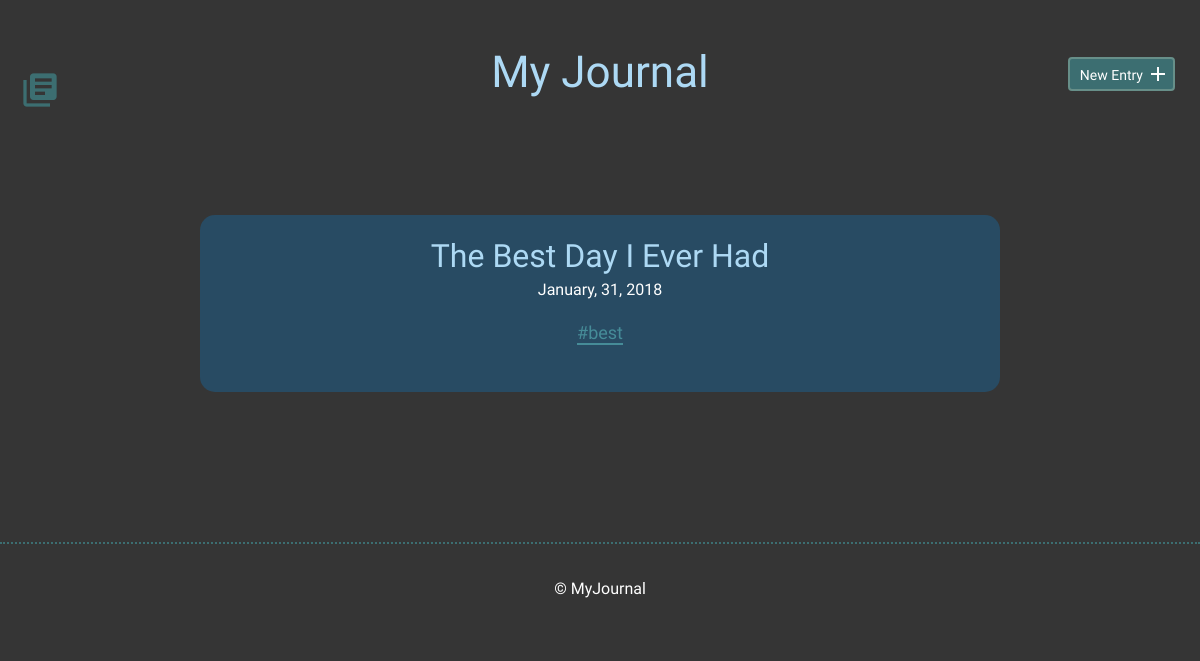
Before: /index.php?tag=best with the older database file.
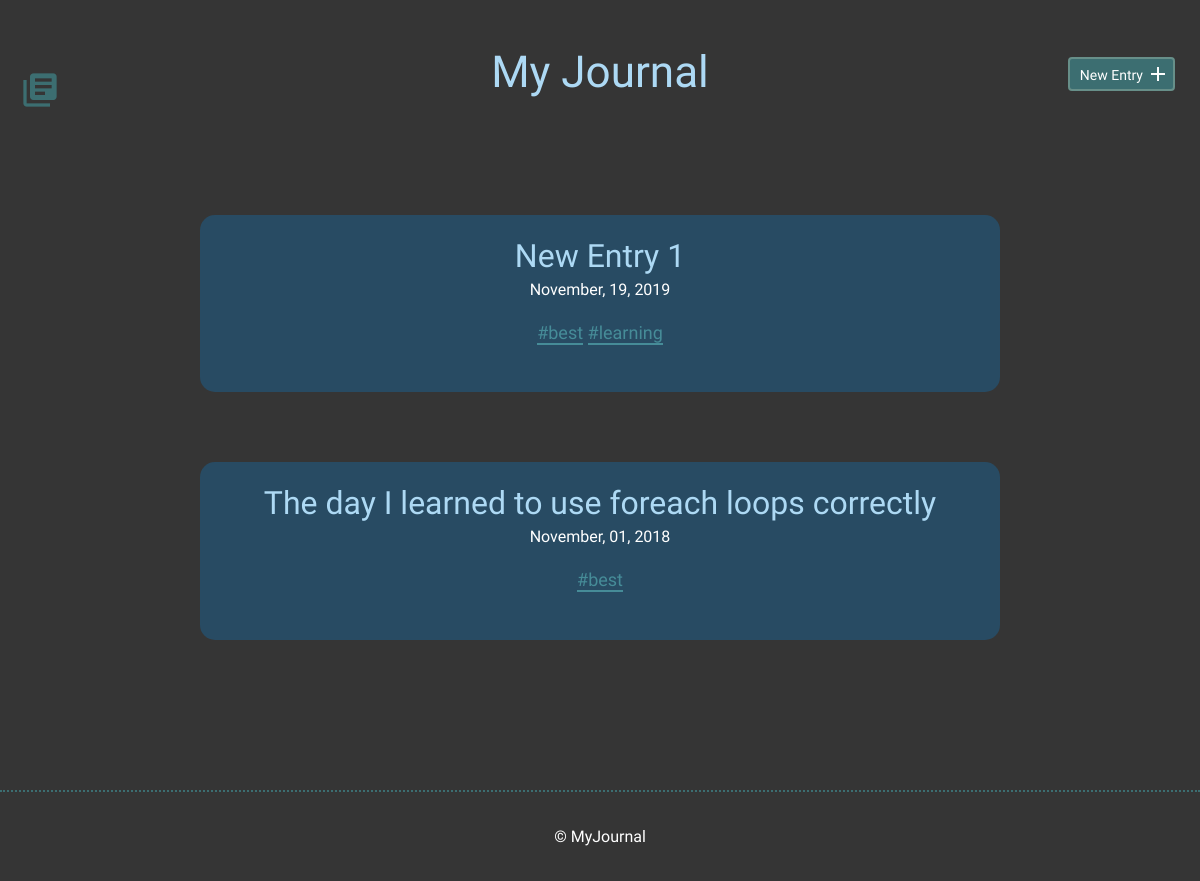
After: the same page with the newer database file.
### tables this page shows
CREATE TABLE "entry_tags" (
	"entry_id"	INTEGER NOT NULL,
	"tag_id"	INTEGER NOT NULL
);

CREATE TABLE "entries" (
	`id`	INTEGER,
	`title`	TEXT,
	`date`	TEXT,
	`time_spent`	INTEGER,
	`learned`	BLOB,
	`resources`	BLOB,
	PRIMARY KEY(`id`)
);

### inc/functions.php (called while the page is built, shortened)
<?php
function sort_by_tags($tag){
    include ("connection.php");
    try {
        $sql = "SELECT * FROM entries JOIN entry_tags ON entries.id = entry_tags.entry_id JOIN tags ON tags.id = entry_tags.tag_id WHERE tags.tags = :tag ORDER BY date DESC";
        $stmt = $db->prepare($sql);
        $stmt->bindParam(':tag',$tag,PDO::PARAM_STR);
        $stmt->execute();
        $results = $stmt->fetchAll(PDO::FETCH_ASSOC);
        return $results;
    } catch (Exception $e) {
        echo "Unable to query DB" . $e->getMessage();
        die();
    }
}
function get_tags_by_entry_id($entries_id){
    include ("connection.php");
    try {
    $sql = "SELECT tags.id, tags.tags FROM tags JOIN entry_tags ON tags.id = entry_tags.tag_id WHERE entry_tags.entry_id = :entries_id";
    $stmt = $db->prepare($sql);
    $stmt->bindParam(':entries_id',$entries_id,PDO::PARAM_INT);
    $stmt->execute();
    $results = $stmt->fetchAll(PDO::FETCH_ASSOC);
    if(!empty($results)) {
        return $results;
    } else {
        return false;
    }
} catch (Exception $e) {
    echo "Unable to query DB" . $e->getMessage();
    die();
}
}
?>

### index.php (the view, shortened to what this page needs)
<?php include ("inc/header.php"); ?>
<?php
if(isset($_GET['tag'])) {
    $sortTag = $_GET['tag'];
}
?>
        <section>
            <div class="container">
                <div class="entry-list">
                    <?php
                    if(isset($sortTag)){
                        $entries = sort_by_tags($sortTag);
                        foreach($entries AS $entry) {
                            echo "<article>
                            <h2><a href=\"detail.php?id=". $entry['id'] . "\">" .$entry['title']. "</a></h2>
                            <time datetime=\"" . $entry['date'] . "\">" . date('F, d, Y', strtotime($entry['date'])) . "</time>";
                            $tags = get_tags_by_entry_id($entry['entry_id']);
                            if($tags == true){
                                echo "<p>";
                                $tags = array_column($tags, "tags");
                                foreach($tags as $tag){
                                    echo "<a href=index.php?tag=".$tag. ">#" . $tag . "</a> ";
                                }
                                echo "</p>";
                            }
                             echo "</article>";
                        }
                    }
                    ?>
                </div>
            </div>
        </section>
<?php include ("inc/footer.php"); ?>

### inc/header.php (shortened to what this page needs)
<?php include ("functions.php"); ?>
<!DOCTYPE html>
<html>
    <head>
        <link rel="stylesheet" href="css/normalize.css">
        <link rel="stylesheet" href="css/site.css">
    </head>
    <body>
        <header>
            <div class="container">
                <div class="site-header">
                    <a class="logo" href="index.php"><i class="material-icons">library_books</i></a>
                    <span class="title"><h1> My Journal</h1></span>
                    <a class="button icon-right" href="new.php"><span>New Entry</span> <i class="material-icons">add</i></a>
                </div>
            </div>
        </header>

### inc/footer.php
<footer>
            <div>
                &copy; MyJournal
            </div>
        </footer>
    </body>
</html>

### css/site.css (style rules this page uses)
body { font-size: 16px; background-color: #353535; color: #FFFFFF; font-family: 'Cousine', serif; font-weight: 400; }
.container { margin: 0 auto; padding: 0 25px; }
.title { display:block; margin: 50px auto; width: 33%; text-align:center; display:block; }
header .site-header { margin: 0 auto; height: 95px; }
header .logo i { color: #3C6E71; margin: 20px 0 0 -5px; float: left; font-size: 40px; }
header .button { float: right; margin: 33px 0 0 0; }
footer { text-align: center; padding: 35px 0; border-top: 2px dotted #3C6E71; }
.button { padding: 8px 10px 6px 10px; background: #3C6E71; border: 2px solid #678f89; border-radius: 4px; text-decoration: none; color: #FFF; position: relative; text-align: center; font-size: 14px; margin-bottom: 15px; }
.button.icon-right { padding-right: 30px; top: -120px; display:block; }
.button.icon-right i { position: absolute; top: 3px; right: 3px; }
h1, h2, h3 { margin: 0; font-weight: 400; line-height: 1em; color: #ADD9F4; }
h1 { font-size: 44px; margin-bottom: 12px; }
h2 { font-size: 32px; }
h2 a { text-decoration: none; color: #ADD9F4; }
p { line-height: 1.8em; font-size: 18px; }
p a { border-bottom: 2px solid #468C98; padding: 0; color: #468C98; text-decoration: none; }
article { background-color: #284B63; padding: 25px 0; border-radius: 15px; }
.entry-list, .edit-entry, .new-entry { max-width: 800px; margin: 0 auto; padding: 70px 0 150px 0; }
.entry-list article { margin-bottom: 70px; text-align: center; }
.entry-list article:last-child { margin-bottom: 0; }
.entry-list article h2 { margin-bottom: 8px; }

Changed rows visible on the page:
removed entry_tags: entry.title "The Best Day I Ever Had", entry.date "January, 31, 2018", tag "best"
added entry_tags: entry.title "New Entry 1", entry.date "November, 19, 2019", tag "best", tag "learning"
added entry_tags: entry.title "The day I learned to use foreach loops correctly", entry.date "November, 01, 2018", tag "best"
